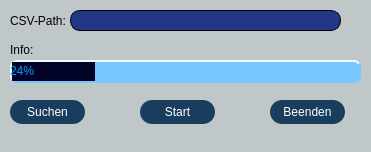
<?xml version="1.0" encoding="UTF-8"?>
<ui version="4.0">
 <class>Form</class>
 <widget class="QWidget" name="Form">
  <property name="geometry">
   <rect>
    <x>0</x>
    <y>0</y>
    <width>371</width>
    <height>152</height>
   </rect>
  </property>
  <property name="windowTitle">
   <string>Form</string>
  </property>
  <property name="styleSheet">
   <string notr="true">QWidget {background-color:rgb(191, 199, 200)}</string>
  </property>
  <property name="locale">
   <locale language="German" country="Germany"/>
  </property>
  <widget class="QProgressBar" name="progressBar">
   <property name="geometry">
    <rect>
     <x>10</x>
     <y>60</y>
     <width>351</width>
     <height>23</height>
    </rect>
   </property>
   <property name="styleSheet">
    <string notr="true">QProgressBar {
                          background-color: #74c8ff;
                          color: #0a9dff;
                          border-style: outset;
                          border-width: 2px;
                          border-color: #74c8ff;
                          border-radius: 7px;
                          text-align: left; }

QProgressBar::chunk {
                          background-color: #010327; }</string>
   </property>
   <property name="value">
    <number>24</number>
   </property>
  </widget>
  <widget class="QLabel" name="label">
   <property name="geometry">
    <rect>
     <x>10</x>
     <y>40</y>
     <width>31</width>
     <height>20</height>
    </rect>
   </property>
   <property name="text">
    <string>Info:</string>
   </property>
  </widget>
  <widget class="QPushButton" name="pushButton">
   <property name="geometry">
    <rect>
     <x>140</x>
     <y>100</y>
     <width>75</width>
     <height>24</height>
    </rect>
   </property>
   <property name="styleSheet">
    <string notr="true">QPushButton {border:3px; border-radius:12px;background-color:#193d5c;color:white}
QPushButton:hover{background-color:#3498DB}
</string>
   </property>
   <property name="text">
    <string>Start</string>
   </property>
  </widget>
  <widget class="QPushButton" name="pushButton_2">
   <property name="geometry">
    <rect>
     <x>10</x>
     <y>100</y>
     <width>75</width>
     <height>24</height>
    </rect>
   </property>
   <property name="styleSheet">
    <string notr="true">QPushButton {border:3px; border-radius:12px;background-color:#193d5c;color:white}
QPushButton:hover{background-color:#3498DB}
</string>
   </property>
   <property name="text">
    <string>Suchen</string>
   </property>
  </widget>
  <widget class="QPushButton" name="pushButton_3">
   <property name="geometry">
    <rect>
     <x>270</x>
     <y>100</y>
     <width>75</width>
     <height>24</height>
    </rect>
   </property>
   <property name="styleSheet">
    <string notr="true">QPushButton {border:3px; border-radius:12px;background-color:#193d5c;color:white}
QPushButton:hover{background-color:#3498DB}
</string>
   </property>
   <property name="text">
    <string>Beenden</string>
   </property>
  </widget>
  <widget class="QLabel" name="label_2">
   <property name="geometry">
    <rect>
     <x>10</x>
     <y>10</y>
     <width>61</width>
     <height>21</height>
    </rect>
   </property>
   <property name="text">
    <string>CSV-Path:</string>
   </property>
  </widget>
  <widget class="QLabel" name="label_3">
   <property name="geometry">
    <rect>
     <x>70</x>
     <y>10</y>
     <width>271</width>
     <height>21</height>
    </rect>
   </property>
   <property name="styleSheet">
    <string notr="true">QLabel {background-color:rgb(34, 56, 135);border-radius:10px;border: 1px solid black;color:white}</string>
   </property>
   <property name="frameShape">
    <enum>QFrame::StyledPanel</enum>
   </property>
   <property name="text">
    <string/>
   </property>
  </widget>
 </widget>
 <resources/>
 <connections/>
</ui>
